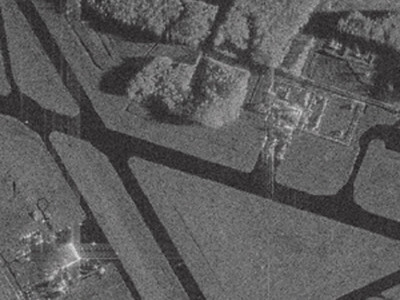
#> input picture hm7/sar_1.jpg, 400 x 300 px
$ jupyter execute hm7.ipynb
#> lines starting #> are read from the running program, lines starting #| are printed output that depends on the picture; after the words box and inside, x2 and y2 are one past the last pixel; in counts of white or black regions, pixels touching at a corner belong together
[cell 1]
import numpy as np
import cv2 as cv
from matplotlib import pyplot as plt
from collections import Counter

[cell 2]
image = cv.imread('sar_1.jpg')
#> image is the input picture: shape (300, 400, 3); mean B, G, R 91.8, 91.6, 92.1
image_gray = cv.cvtColor(image, cv.COLOR_BGR2GRAY)
_, monochrome_image = cv.threshold(image_gray, 128, 255, cv.THRESH_BINARY)
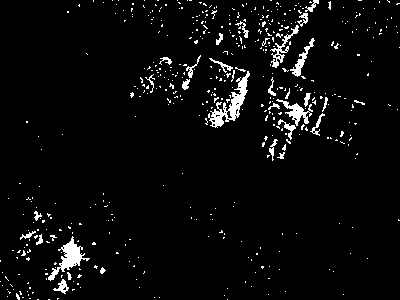
#> monochrome_image: shape (300, 400); 4.1% white; 482 white regions (450 under 20 px), largest, box (x1, y1, x2, y2) and area: (208, 71, 250, 128) 690, (48, 236, 90, 281) 551, (276, 99, 313, 126) 320

[cell 3]
with open('monochrome_image.txt', 'w') as file:
    for row in monochrome_image:
        line = ' '.join(str(pixel) for pixel in row)
        file.write(line + '\n')

print(f"Изображение сохранено в файл 'monochrome_image.txt', размер изображения: {monochrome_image.shape}")
#| Изображение сохранено в файл 'monochrome_image.txt', размер изображения: (300, 400)

[cell 4]
plt.figure(figsize=(15, 5))
plt.subplot(1, 3, 1)
plt.imshow(cv.cvtColor(image, cv.COLOR_BGR2RGB))
plt.title('Исходное цветное изображение')
plt.axis('off')

plt.subplot(1, 3, 2)
plt.imshow(image_gray, cmap='gray')
plt.title('Изображение в оттенках серого')
plt.axis('off')

plt.subplot(1, 3, 3)
plt.imshow(monochrome_image, cmap='gray')
plt.title('Монохромное изображение')
plt.axis('off')

plt.tight_layout()
plt.show()
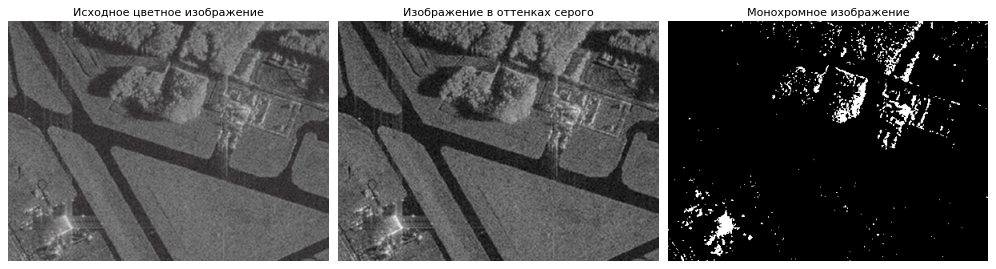
#> figure drawn by matplotlib, 3 panels

[cell 5]
def haar_transform(image):
    h, w = image.shape
#> h = 300; w = 400
    h = h - h % 2
    w = w - w % 2
    image = image[:h, :w].astype(np.float32)

    temp = np.zeros_like(image)
    for i in range(h):
        for j in range(0, w, 2):
            temp[i, j//2] = (image[i, j] + image[i, j+1]) / 2
            temp[i, j//2 + w//2] = (image[i, j] - image[i, j+1]) / 2
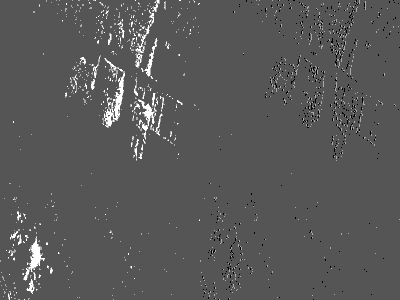
#> temp: shape (300, 400) float32; min -127.5, max 255, mean 5.3; drawn with min black and max white

    result = np.zeros_like(temp)
    for j in range(w):
        for i in range(0, h, 2):
            result[i//2, j] = (temp[i, j] + temp[i+1, j]) / 2
            result[i//2 + h//2, j] = (temp[i, j] - temp[i+1, j]) / 2
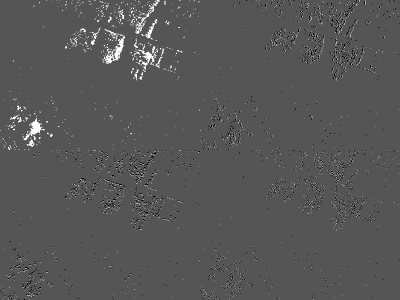
#> result: shape (300, 400) float32; min -127.5, max 255, mean 2.6; drawn with min black and max white

    ll = result[:h//2, :w//2]
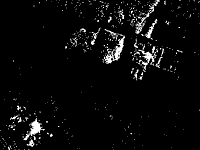
#> ll: shape (150, 200) float32; min 0, max 255, mean 10.6
    lh = result[:h//2, w//2:]
    hl = result[h//2:, :w//2]
    hh = result[h//2:, w//2:]
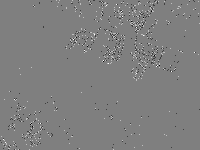
#> hh: shape (150, 200) float32; min -127.5, max 127.5, mean 0; drawn with min black and max white

    return ll, lh, hl, hh, result

ll, lh, hl, hh, haar_result = haar_transform(monochrome_image)

plt.figure(figsize=(18, 10))

plt.subplot(2, 3, 1)
plt.imshow(monochrome_image, cmap='gray')
plt.title('Исходное монохромное изображение')
plt.axis('off')

plt.subplot(2, 3, 4)
plt.imshow(haar_result, cmap='jet')
plt.title('Полное вейвлет-преобразование Хаара')
plt.axis('off')

plt.subplot(2, 3, 2)
plt.imshow(ll, cmap='gray')
plt.title('LL - Низкие частоты\n(приближение)')
plt.axis('off')

plt.subplot(2, 3, 3)
plt.imshow(lh, cmap='coolwarm', vmin=-128, vmax=128)
plt.title('LH - Горизонтальные детали')
plt.axis('off')

plt.subplot(2, 3, 5)
plt.imshow(hl, cmap='coolwarm', vmin=-128, vmax=128)
plt.title('HL - Вертикальные детали')
plt.axis('off')

plt.subplot(2, 3, 6)
plt.imshow(hh, cmap='coolwarm', vmin=-128, vmax=128)
plt.title('HH - Диагональные детали')
plt.axis('off')

plt.tight_layout()
plt.show()

[cell 6]
def quantize_components(lh, hl, hh, n_quants=4):
    """Квантование высокочастотных компонент с нормализацией"""
#> called with n_quants = 4
    all_high_freq = np.concatenate([lh.flatten(), hl.flatten(), hh.flatten()])

    min_val = np.min(all_high_freq)
#> min_val = -127.5
    max_val = np.max(all_high_freq)
#> max_val = 127.5

    quant_levels = np.linspace(min_val, max_val, n_quants)
#> quant_levels = [-127.5, -42.5, 42.5, 127.5]

    def quantize_single(component):
        quantized = np.zeros_like(component, dtype=int)
        for i in range(component.shape[0]):
            for j in range(component.shape[1]):
                distances = np.abs(quant_levels - component[i, j])
                quantized[i, j] = np.argmin(distances)
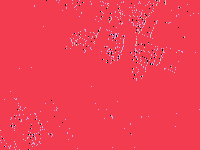
#> quantized: shape (150, 200) int64; 4 distinct labels, from 0 to 3; one colour per label, 0 black
        return quantized, quant_levels

    lh_quant, levels = quantize_single(lh)
#> levels = [-127.5, -42.5, 42.5, 127.5]
    hl_quant, _ = quantize_single(hl)
#> after the loop in quantize_single (call 2), `for i in range(component.shape[0]):`:
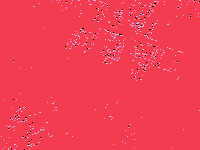
#> quantized: shape (150, 200) int64; 4 distinct labels, from 0 to 3; one colour per label, 0 black
    hh_quant, _ = quantize_single(hh)
#> after the loop in quantize_single (call 3), `for i in range(component.shape[0]):`:
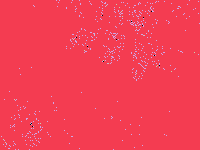
#> quantized: shape (150, 200) int64; 4 distinct labels, from 0 to 3; one colour per label, 0 black

    return lh_quant, hl_quant, hh_quant, levels

def dequantize_components(lh_quant, hl_quant, hh_quant, levels):
    """Обратное квантование"""
    lh_restored = levels[lh_quant]
    hl_restored = levels[hl_quant]
    hh_restored = levels[hh_quant]
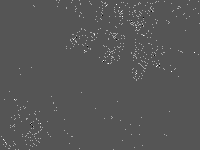
#> hh_restored: shape (150, 200) float64; min -127.5, max 127.5, mean -40.8; drawn with min black and max white
    return lh_restored, hl_restored, hh_restored

lh_quant, hl_quant, hh_quant, quant_levels = quantize_components(lh, hl, hh, n_quants=4)
lh_restored, hl_restored, hh_restored = dequantize_components(lh_quant, hl_quant, hh_quant, quant_levels)

print(f"Уровни квантования: {quant_levels}")
#| Уровни квантования: [-127.5  -42.5   42.5  127.5]

[cell 7]
plt.figure(figsize=(20, 15))

plt.subplot(3, 3, 1)
plt.imshow(lh, cmap='coolwarm', vmin=-128, vmax=128)
plt.title('LH до квантования', fontsize=14)
plt.axis('off')

plt.subplot(3, 3, 2)
plt.imshow(hl, cmap='coolwarm', vmin=-128, vmax=128)
plt.title('HL до квантования', fontsize=14)
plt.axis('off')

plt.subplot(3, 3, 3)
plt.imshow(hh, cmap='coolwarm', vmin=-128, vmax=128)
plt.title('HH до квантования', fontsize=14)
plt.axis('off')

plt.subplot(3, 3, 4)
plt.imshow(lh_quant, cmap='viridis')
plt.title('LH индексы квантования', fontsize=14)
plt.axis('off')

plt.subplot(3, 3, 5)
plt.imshow(hl_quant, cmap='viridis')
plt.title('HL индексы квантования', fontsize=14)
plt.axis('off')

plt.subplot(3, 3, 6)
plt.imshow(hh_quant, cmap='viridis')
plt.title('HH индексы квантования', fontsize=14)
plt.axis('off')

plt.subplot(3, 3, 7)
plt.imshow(lh_restored, cmap='coolwarm', vmin=-128, vmax=128)
plt.title('LH восстановленные значения', fontsize=14)
plt.axis('off')

plt.subplot(3, 3, 8)
plt.imshow(hl_restored, cmap='coolwarm', vmin=-128, vmax=128)
plt.title('HL восстановленные значения', fontsize=14)
plt.axis('off')

plt.subplot(3, 3, 9)
plt.imshow(hh_restored, cmap='coolwarm', vmin=-128, vmax=128)
plt.title('HH восстановленные значения', fontsize=14)
plt.axis('off')

plt.tight_layout()
plt.show()

[cell 8]
def run_length_encode_improved(data):
    flattened = data.flatten()
    if len(flattened) == 0:
        return []

    encoded = []
    current_val = flattened[0]
#> current_val = 1
    count = 1

    for i in range(1, len(flattened)):
        if flattened[i] == current_val and count < 255:
            count += 1
        else:
            encoded.append((int(current_val), int(count)))
            current_val = flattened[i]
            count = 1
#> this loop made 29999 passes
#> (current_val, count) on passes 46, 47, 56, 57, 59, 60, 72, 73, 79, 80: (0, 1), (1, 1), (2, 1), (1, 1), (2, 1), (1, 1), (2, 1), (1, 1), (2, 1), (1, 1)
#> count on passes 1 to 6: 2, 3, 4, 5, 6, 7
#> after the loop, encoded = 1523 pairs, first value 0 to 3, second value 1 to 255

    encoded.append((int(current_val), int(count)))
    return encoded

lh_rle = run_length_encode_improved(lh_quant)
#> lh_rle = 1524 pairs, first value 0 to 3, second value 1 to 255
hl_rle = run_length_encode_improved(hl_quant)
#> the loop in run_length_encode_improved (call 2), `for i in range(1, len(flattened)):` made 29999 passes
#> count on passes 1 to 12: 2, 3, 4, 5, 6, 7, 8, 9, 10, 11, 12, 13
#> hl_rle = 1310 pairs, first value 0 to 3, second value 1 to 255
hh_rle = run_length_encode_improved(hh_quant)
#> hh_rle = 1137 pairs, first value 0 to 3, second value 1 to 255

with open('haar_compressed.txt', 'w') as file:
    file.write("LL:\n")
    np.savetxt(file, ll.astype(int), fmt='%d')
    file.write("\n")

    components = [('LH', lh_rle), ('HL', hl_rle), ('HH', hh_rle)]

    for comp_name, rle_data in components:
        file.write(f"{comp_name}:\n")
        for value, count in rle_data:
            file.write(f"{value} {count}\n")
        file.write("\n")
#> this loop made 3 passes
#> comp_name on passes 1 to 3: 'LH', 'HL', 'HH'

    file.write("QUANTIZATION_LEVELS:\n")
    file.write(' '.join([f"{val:.6f}" for val in quant_levels]))

print("Сжатые данные сохранены в 'haar_compressed.txt'")

with open('monochrome_image.txt', 'r') as f:
    original_size = len(f.read())

with open('haar_compressed.txt', 'r') as f:
    compressed_size = len(f.read())

print(f"\nСравнение объемов памяти:")
print(f"Исходное монохромное изображение: {original_size} байт")
print(f"После вейвлет-преобразования и сжатия: {compressed_size} байт")
print(f"Коэффициент сжатия: {original_size/compressed_size:.2f}:1")
print(f"Экономия памяти: {((original_size - compressed_size) / original_size * 100):.1f}%")
